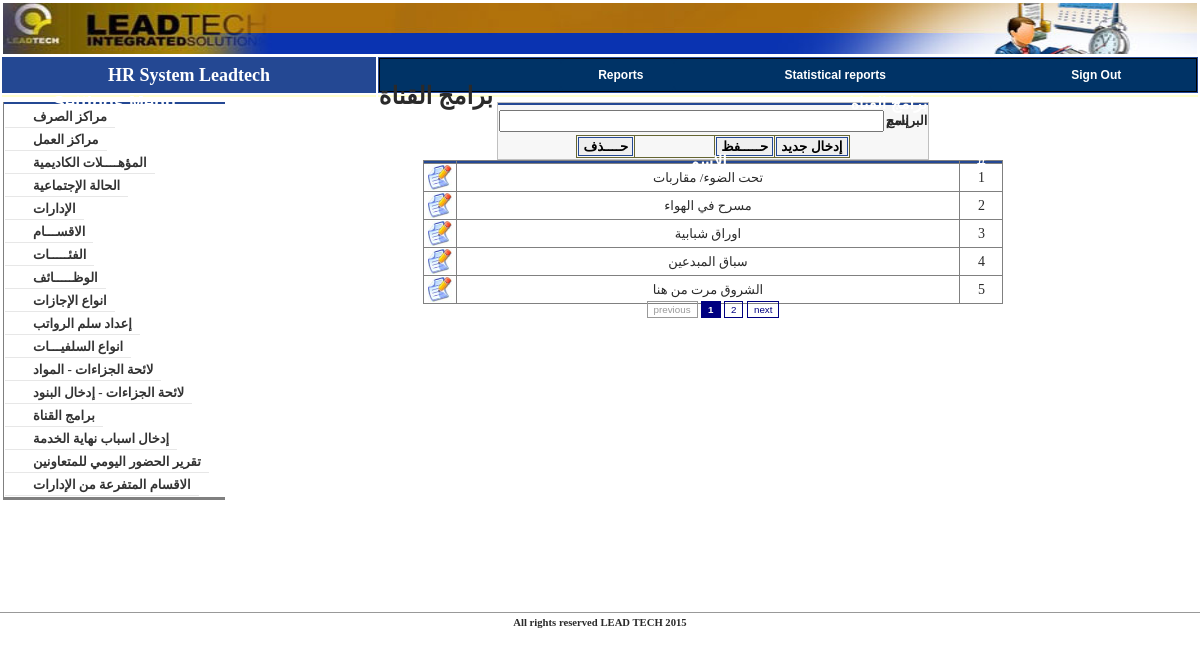
Page /index.php?mnu_id=1&page=program.php (signed in) on the committed database.
### tables this page shows
CREATE TABLE `config_sub_menu` (
  `id` int(11) NOT NULL auto_increment,
  `main` int(11) NOT NULL,
  `menu_group` int(11) NOT NULL default '1',
  `link` varchar(50) NOT NULL,
  `name` varchar(50) NOT NULL,
  `publish` tinyint(4) NOT NULL,
  PRIMARY KEY  (`id`)
);

CREATE TABLE `lk_program` (
  `id` int(11) NOT NULL auto_increment,
  `name` varchar(200) NOT NULL,
  PRIMARY KEY  (`id`)
);

### my_fun.php (called while the page is built, shortened)
<?php
function curPageURL() {
  return 'index.php?';
}
function curPageParamter($notThis) {
    $paramters="";
	$escparapters = explode("+", $notThis);
	foreach($_REQUEST as $param => $val) {
	 if(!in_array($param,$escparapters))
		 $paramters .= $param.'='.$val.'&';
	}
	$paramters = substr($paramters,0,strlen($paramters)-1);
	return $paramters;
}
?>

### module/program.php (the view, shortened to what this page needs)
<html dir="rtl">
<head>
</head>
<body>
<form method="POST" action="">
<div align="center">
<table border="0" width="40%" style="border-collapse: collapse; border: 1px solid #C0C0C0" dir="rtl" class="tb_bgcolrform">
	<tr>
		<td colspan="2" class="tdtitle">برامج القناة</td>
	</tr>
	<tr>
		<td width="98%"  colspan="2" class="message">
		<?php echo @$mess;?></td>
	</tr>
	<tr>
		<td width="15%" height="25" align="left"><font size="2"><b>إسم البرنامج</b></font></td>
		<td width="85%" height="25">
		<input type="text" name="name" size="40" AUTOCOMPLETE="Off" class="text" value="<?php if(!empty($_GET["id"])) echo @mysql_result($rs_select,0,'name');?>"></td>
	</tr>
	<tr>
		<td colspan="2">
		<div align="center">
			<table border="1" width="100" id="table1" style="border-collapse: collapse; border: 1px solid #666633">
				<tr>
					<td><input type="submit" value="إدخال جديد" name="new" class="button"></td>
					<td><input type="submit" value="حـــــفظ" name="save" class="button"></td>
					<td>&nbsp;&nbsp;&nbsp;&nbsp;&nbsp;&nbsp;&nbsp;&nbsp;&nbsp;&nbsp;&nbsp;&nbsp;&nbsp;&nbsp;&nbsp;&nbsp;&nbsp;&nbsp;&nbsp;&nbsp;&nbsp;&nbsp;</td>
					<td><input type="submit" value="حــــذف" name="delete" class="button"></td>
				</tr>
			</table></div></td>
	</tr>
</table>
</div>
</form>
<div align="center">
<?php
	$result = mysql_query("select count(*) as noOfrows from lk_program");
	$no = @mysql_result($result,0,'noOfrows');
	$testPage = new Paginator();
	$testPage->items_total = $no;
	$testPage->mid_range = 9;
	$testPage->default_ipp = 5;
	$testPage->paginate();
	$table = "<table border=\"1\" width=\"60%\" style=\"border-collapse: collapse\" dir=\"rtl\" height=\"10%\"><td align=\"center\" class=\"tdtitle\">#</td><td  align=\"center\" class=\"tdtitle\">الاسم</td></td><td align=\"center\" class=\"tdtitle\">&nbsp;</td>";
	$result = mysql_query("select * from lk_program order by id asc $testPage->limit");
	while($row = mysql_fetch_row($result)){
		$table .="<tr><td align=\"center\" width=\"40\">".$row[0]."</td><td align=\"center\"><font size=\"2\" face=\"Tahoma\">".$row[1]."</font></td><td align=\"center\" width=\"30\"><a href=\"".curPageURL().curPageParamter('id')."&id=".$row[0]."\"><img border=\"0\"  alt=\"إختيار\" title=\"إختيار\" src=\"images/icon-32-edit.jpg\" width=\"24\" height=\"25\"></a></td></tr>";
	}
	$table .= "</table>";
	echo '<br />'.$table.'<br />';
	echo $testPage->display_pages();
  ?>
</body>
</html>

### index.php (shortened to what this page needs)
<?php
include("my_fun.php");
include('module/paginator.php');
if(isset($_SESSION["login"])){
$rs_title=mysql_query("select *from config_sub_menu where link='".$_GET["page"]."'");
$title=@mysql_result($rs_title,0,'name');
?>
<!DOCTYPE html PUBLIC "-//W3C//DTD XHTML 1.0 Transitional//EN" "http://www.w3.org/TR/xhtml1/DTD/xhtml1-transitional.dtd">
<html dir="rtl">
<head>
<link href="css/style.css" rel="stylesheet" type="text/css" />
<link rel="stylesheet" type="text/css" href="css/Calinder/css/jscal2.css" />
<link rel="stylesheet" type="text/css" href="css/Calinder/css/border-radius.css" />
<link rel="stylesheet" type="text/css" href="css/Calinder/css/steel/steel.css" />
<link rel="stylesheet" type="text/css" href="css/AutoStyle.css" />
<link rel="stylesheet" type="text/css" href="css/temp.css" />
<link rel="stylesheet" type="text/css" href="css/style_pagination.css" />
</head>
<body>
	<div align="center">
	<table border="0" width="100%" id="table1" dir="ltr">
		<tr>
			<td colspan="2"s><?php include("header.php"); ?></td>
		</tr>
		<tr>
			<td bgcolor="#244893" width="31%" align="center">
			<span lang="en-us">
			<font size="4" color="#FFFFFF" face="Times New Roman"><b>HR System
			Leadtech</b></font></span></td>
			<td bgcolor="#244893" width="68%"><?php include("tab.php");?></td>
		</tr>
		<tr>
			<td valign="top" bgcolor="#FFFFCC"><b><font size="5"></font></b></td>
			<td valign="top" bgcolor="#FFFFCC"><b><font size="5"><?php echo @$title;?></font></b></td>
		</tr>
		</div>
		<table border="0" width="100%" dir="rtl">
			<tr>
			<td valign="top" align="center" height="500" ><span lang="en-us"  >
			<?php	if(!empty($_GET["page"]) && $_GET["mnu_id"]!=5 )	@include("module/$_GET[page]");	?>
			<td valign="top" width="222" class="mazin" dir="ltr">	<?php
						include("left_menu.php");
						?>	</td>
		<tr>
			<td colspan="2" ><hr size="1" color="#999999"><?php include("footer.php");?></td>
		</tr>
</body>
</html>
<?php
}
else
header("location: Splashtastic/index.html");
?><?php ob_flush();?>

### left_menu.php (shortened to what this page needs)
<?php
$rs_menu=mysql_query("select *from config_sub_menu where main=$_GET[mnu_id] and publish=1 order by id asc");
@$menu_count=mysql_num_rows($rs_menu);
?>
<head>
</head>
<table width="100%" style="border-collapse: collapse; padding-left:4px; padding-right:4px; padding-top:1px; padding-bottom:1px; border-left-style:solid; border-left-width:1px; border-bottom-style:solid">
	<tr>
		<td align="center" class="tdtitle">
		<font size="4">
		<?php
			if($_GET["mnu_id"]==1)
				echo "Settings Menu";
			elseif($_GET["mnu_id"]==2)
				echo "Main menu";
			elseif($_GET["mnu_id"]==3)
				echo "Reports Menu";
			elseif($_GET["mnu_id"]==4)
				echo "Lists Mangment";
				elseif($_GET["mnu_id"]==5)
				echo "Employees Archive";
				elseif($_GET["mnu_id"]==6)
				echo "Statistical Reports";
		?>
</font>
</td>
	</tr>
	<tr class="menu_link"><td style="padding-right: 5px" align="center">
	</td></tr>
<?php
if ($_GET["mnu_id"]==3)
include("rpt_menu.php");
else
{
for($i=0;$i<$menu_count;$i++){?>
<tr class="menu_link"><td style="padding-right:2px" align="center" color="#EBEBEB">
<a href="index.php?mnu_id=<?php echo  $_GET["mnu_id"];?>&page=<?php echo  mysql_result($rs_menu,$i,'link')?>">
<?php echo mysql_result($rs_menu,$i,'name');?>
</a>
</td></tr>
<?php }
}
?>
</table>

### css/style.css (style rules this page uses)
body { padding:0; margin:0; font-family:"Trebuchet Ms"; color:#2a2a2a; font-size:14px; line-height:0px; }

### css/temp.css (style rules this page uses)
tr.menu_link td a { border-bottom-color: #E7E7E7; border-bottom-style: solid; border-bottom-width: 1px; color: #333333; display: block; line-height: 13px; padding-bottom: 4px; padding-left: 28px; padding-right: 8px; padding-top: 3px; position: relative; text-decoration: none; font-family:times new roman; font-size:13px; float:left; font-weight:bold; }
td.message { font-size:9pt; font-family:tahoma; color:red; text-align:right; }
td.tdtitle { font-size:12pt; font-family:arial; font-weight:bold; color:#ffffff; background:#244893; }
input.button { display: block; border: 1px solid #244893; padding-left: 4px; padding-right: 4px; padding-top: 1px; padding-bottom: 1px; font-size:10pt; font-family:arial; font-weight:bold; }
input.text { font-size:11pt; font-family:arial; font-weight:bold; }
table.tb_bgcolrform { background:#F7F7F7; }

### rows in the picture
config_sub_menu: name "برامج القناة"
lk_program: id "1", name "تحت الضوء/ مقاربات"
lk_program: id "2", name "مسرح في الهواء"
lk_program: id "3", name "اوراق شبابية"
lk_program: id "4", name "سباق المبدعين"
lk_program: id "5", name "الشروق مرت من هنا"
config_sub_menu: name "مراكز الصرف"
config_sub_menu: name "مراكز العمل"
config_sub_menu: name "المؤهــــلات الكاديمية"
config_sub_menu: name "الحالة الإجتماعية"
config_sub_menu: name "الإدارات"
config_sub_menu: name "الاقســـام"
config_sub_menu: name "الفئـــــات"
config_sub_menu: name "الوظـــــائف"
config_sub_menu: name "انواع الإجازات"
config_sub_menu: name "إعداد سلم الرواتب"
config_sub_menu: name "انواع السلفيـــات"
config_sub_menu: name "لائحة الجزاءات - المواد"
config_sub_menu: name "لائحة الجزاءات - إدخال البنود"
config_sub_menu: name "إدخال اسباب نهاية الخدمة"
config_sub_menu: name "تقرير الحضور اليومي للمتعاونين"
config_sub_menu: name "الاقسام المتفرعة من الإدارات"
